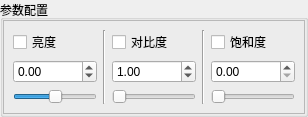
         <widget class="QWidget" name="parameter_page_1">
          <layout class="QHBoxLayout" name="horizontalLayout_3">
           <property name="spacing">
            <number>0</number>
           </property>
           <property name="leftMargin">
            <number>0</number>
           </property>
           <property name="topMargin">
            <number>0</number>
           </property>
           <property name="rightMargin">
            <number>0</number>
           </property>
           <property name="bottomMargin">
            <number>0</number>
           </property>
           <item>
            <widget class="QGroupBox" name="groupBox_2">
             <property name="title">
              <string>参数配置</string>
             </property>
             <layout class="QVBoxLayout" name="verticalLayout_27">
              <property name="spacing">
               <number>0</number>
              </property>
              <property name="leftMargin">
               <number>0</number>
              </property>
              <property name="topMargin">
               <number>0</number>
              </property>
              <property name="rightMargin">
               <number>0</number>
              </property>
              <property name="bottomMargin">
               <number>0</number>
              </property>
              <item alignment="Qt::AlignVCenter">
               <widget class="QFrame" name="frame_6">
                <property name="frameShape">
                 <enum>QFrame::StyledPanel</enum>
                </property>
                <property name="frameShadow">
                 <enum>QFrame::Raised</enum>
                </property>
                <layout class="QHBoxLayout" name="horizontalLayout_21">
                 <item>
                  <layout class="QVBoxLayout" name="verticalLayout_19">
                   <item>
                    <widget class="QCheckBox" name="checkBox_brightness">
                     <property name="text">
                      <string>亮度</string>
                     </property>
                     <attribute name="buttonGroup">
                      <string notr="true">buttonGroup</string>
                     </attribute>
                    </widget>
                   </item>
                   <item>
                    <layout class="QHBoxLayout" name="horizontalLayout_18">
                     <item>
                      <widget class="QDoubleSpinBox" name="doubleSpinBox">
                       <property name="minimum">
                        <double>-127.000000000000000</double>
                       </property>
                       <property name="maximum">
                        <double>127.000000000000000</double>
                       </property>
                      </widget>
                     </item>
                    </layout>
                   </item>
                   <item>
                    <widget class="QSlider" name="horizontalSlider">
                     <property name="minimum">
                      <number>-127</number>
                     </property>
                     <property name="maximum">
                      <number>127</number>
                     </property>
                     <property name="orientation">
                      <enum>Qt::Horizontal</enum>
                     </property>
                    </widget>
                   </item>
                  </layout>
                 </item>
                 <item>
                  <widget class="Line" name="line_2">
                   <property name="orientation">
                    <enum>Qt::Vertical</enum>
                   </property>
                  </widget>
                 </item>
                 <item>
                  <layout class="QVBoxLayout" name="verticalLayout_20">
                   <item>
                    <widget class="QCheckBox" name="checkBox_contrast">
                     <property name="text">
                      <string>对比度</string>
                     </property>
                     <attribute name="buttonGroup">
                      <string notr="true">buttonGroup</string>
                     </attribute>
                    </widget>
                   </item>
                   <item>
                    <layout class="QHBoxLayout" name="horizontalLayout_19">
                     <item>
                      <widget class="QDoubleSpinBox" name="doubleSpinBox_2">
                       <property name="prefix">
                        <string/>
                       </property>
                       <property name="maximum">
                        <double>20.000000000000000</double>
                       </property>
                       <property name="singleStep">
                        <double>0.100000000000000</double>
                       </property>
                       <property name="stepType">
                        <enum>QAbstractSpinBox::AdaptiveDecimalStepType</enum>
                       </property>
                       <property name="value">
                        <double>1.000000000000000</double>
                       </property>
                      </widget>
                     </item>
                    </layout>
                   </item>
                   <item>
                    <widget class="QSlider" name="horizontalSlider_2">
                     <property name="maximum">
                      <number>200</number>
                     </property>
                     <property name="value">
                      <number>1</number>
                     </property>
                     <property name="orientation">
                      <enum>Qt::Horizontal</enum>
                     </property>
                    </widget>
                   </item>
                  </layout>
                 </item>
                 <item>
                  <widget class="Line" name="line_3">
                   <property name="orientation">
                    <enum>Qt::Vertical</enum>
                   </property>
                  </widget>
                 </item>
                 <item>
                  <layout class="QVBoxLayout" name="verticalLayout_21">
                   <item>
                    <widget class="QCheckBox" name="checkBox_saturation">
                     <property name="text">
                      <string>饱和度</string>
                     </property>
                     <attribute name="buttonGroup">
                      <string notr="true">buttonGroup</string>
                     </attribute>
                    </widget>
                   </item>
                   <item>
                    <layout class="QHBoxLayout" name="horizontalLayout_20">
                     <item>
                      <widget class="QDoubleSpinBox" name="doubleSpinBox_3">
                       <property name="singleStep">
                        <double>0.100000000000000</double>
                       </property>
                       <property name="stepType">
                        <enum>QAbstractSpinBox::AdaptiveDecimalStepType</enum>
                       </property>
                      </widget>
                     </item>
                    </layout>
                   </item>
                   <item>
                    <widget class="QSlider" name="horizontalSlider_3">
                     <property name="orientation">
                      <enum>Qt::Horizontal</enum>
                     </property>
                    </widget>
                   </item>
                  </layout>
                 </item>
                </layout>
               </widget>
              </item>
             </layout>
            </widget>
           </item>
          </layout>
         </widget>
